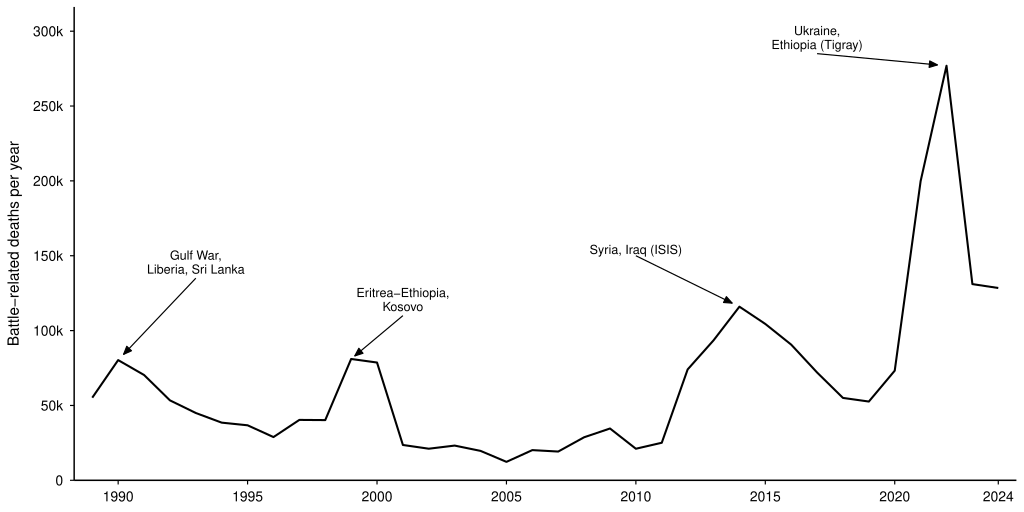

Write the R code that produced this figure.
# Task 5 v3 — Global battle-related deaths, 1989-2024 (B&W).
# v3 changes vs v2:
#   * Restored the 1990 "Gulf War / Liberia / Sri Lanka" callout. v2
#     dropped it (argued the bump was small vs later peaks and the label
#     was anchoring on a flat shoulder, not a real local maximum); v3
#     puts it back so the four roughly-equidistant decades each get one
#     regional context label.
#   * Repositioned the 1999 leader. v2 had `x_lbl = 2003` which floated
#     the label far to the right of the actual peak at x = 1999, leaving
#     the leader long and visually awkward. v3 uses `x_lbl = 2001`, a
#     short two-year offset that keeps the label close to the data point
#     it references.
# v2 changes vs v1: title rewording in Quarto (UCDP records start in 1989,
#   so the original "any year since records began" was scoped too broadly).
# Story: in 35 years of UCDP records, battle deaths have never been higher
#   than they were in 2022 (Ukraine + Tigray).
# Strict black-and-white aesthetic: only pure black on pure white.
# No greys, no semi-transparent fills, no shaded uncertainty bands.
#
# Source: UCDP (2025). Battle-Related Deaths Dataset, version 25.1.
#   Uppsala Conflict Data Program. https://ucdp.uu.se/downloads/

setwd("/Users/alexanderweber/Documents/hsg/6_semester/data_visualization_with_ai")

suppressPackageStartupMessages({
  library(dplyr)
  library(readr)
  library(ggplot2)
  library(ggrepel)
})

# Strict B&W theme — every chart element forced to pure black on white.
# Does NOT source design_system.R, since that palette includes greys.
chart_family <- ""

theme_bw_strict <- function(base_size = 11, base_family = "") {
  ggplot2::theme_minimal(base_size = base_size, base_family = base_family) +
    ggplot2::theme(
      plot.title             = ggplot2::element_blank(),
      plot.subtitle          = ggplot2::element_blank(),
      plot.caption           = ggplot2::element_blank(),
      axis.title             = ggplot2::element_text(size = 11, color = "black"),
      axis.title.y           = ggplot2::element_text(margin = ggplot2::margin(r = 8)),
      axis.text              = ggplot2::element_text(size = 10, color = "black"),
      axis.line.x            = ggplot2::element_line(color = "black", linewidth = 0.5),
      axis.line.y            = ggplot2::element_line(color = "black", linewidth = 0.5),
      axis.ticks             = ggplot2::element_line(color = "black", linewidth = 0.4),
      axis.ticks.length      = ggplot2::unit(3, "pt"),
      panel.grid.major       = ggplot2::element_blank(),
      panel.grid.minor       = ggplot2::element_blank(),
      plot.background        = ggplot2::element_rect(fill = "white", color = NA),
      panel.background       = ggplot2::element_rect(fill = "white", color = NA)
    )
}

raw <- read_csv(
  "data/task_05/BattleDeaths_v25_1_conf.csv",
  show_col_types = FALSE
)

# Aggregate global yearly battle-related deaths (best estimate)
yearly <- raw %>%
  group_by(year) %>%
  summarise(deaths = sum(bd_best, na.rm = TRUE), .groups = "drop") %>%
  arrange(year)

cat("Years:", min(yearly$year), "-", max(yearly$year), "\n")
cat("Top 5 deadliest years:\n")
yearly %>% arrange(desc(deaths)) %>% head(5) %>% print()

# Annotations for major conflict spikes — kept few to preserve B&W cleanliness
ann <- tibble::tribble(
  ~year, ~deaths, ~label,
  1990,  yearly$deaths[yearly$year == 1990], "Gulf War,\nLiberia, Sri Lanka",
  1999,  yearly$deaths[yearly$year == 1999], "Eritrea-Ethiopia,\nKosovo",
  2014,  yearly$deaths[yearly$year == 2014], "Syria, Iraq (ISIS)",
  2022,  yearly$deaths[yearly$year == 2022], "Ukraine,\nEthiopia (Tigray)"
)

  # Manual annotations: geom_segment supports arrow.fill, ggrepel does not.
  # Each label gets a fixed position; the segment from label-end to data-point
  # uses a closed, black-filled arrowhead.
  ann_pos <- ann
  ann_pos$x_lbl <- c(1993,   2001,   2010,   2017)
  ann_pos$y_lbl <- c(135000, 110000, 150000, 285000)
  # Pull the arrow tip back from the data point by a small fraction of the
  # segment, leaving a visible gap between the arrowhead and the line.
  gap_frac <- 0.07
  ann_pos$x_tip <- ann_pos$year   + (ann_pos$x_lbl - ann_pos$year)   * gap_frac
  ann_pos$y_tip <- ann_pos$deaths + (ann_pos$y_lbl - ann_pos$deaths) * gap_frac

p <- ggplot(yearly, aes(x = year, y = deaths)) +
  geom_line(color = "black", linewidth = 0.7) +
  geom_segment(
    data = ann_pos,
    aes(x = x_lbl, y = y_lbl, xend = x_tip, yend = y_tip),
    color = "black", arrow.fill = "black", linewidth = 0.4,
    arrow = grid::arrow(length = grid::unit(2.2, "mm"),
                        angle = 22, type = "closed")
  ) +
  geom_text(
    data = ann_pos, aes(x = x_lbl, y = y_lbl, label = label),
    family = chart_family, color = "black", size = 3.1,
    lineheight = 0.95, vjust = -0.2, hjust = 0.5
  ) +
  scale_x_continuous(
    breaks = c(1990, 1995, 2000, 2005, 2010, 2015, 2020, 2024),
    expand = expansion(mult = c(0.02, 0.02))
  ) +
  scale_y_continuous(
    breaks = seq(0, 300000, 50000),
    labels = function(x) ifelse(x == 0, "0",
                                paste0(format(x / 1000, big.mark = ""), "k")),
    limits = c(0, 310000),
    expand = expansion(mult = c(0, 0.02))
  ) +
  labs(
    x = NULL,
    y = "Battle-related deaths per year"
  ) +
  theme_bw_strict(base_family = chart_family)

out_pdf <- "iterations/task_05/v3/battle_deaths_v3.pdf"
ggsave(out_pdf, p, width = 26, height = 13, units = "cm", device = "pdf")
cat("Saved:", out_pdf, "\n")
